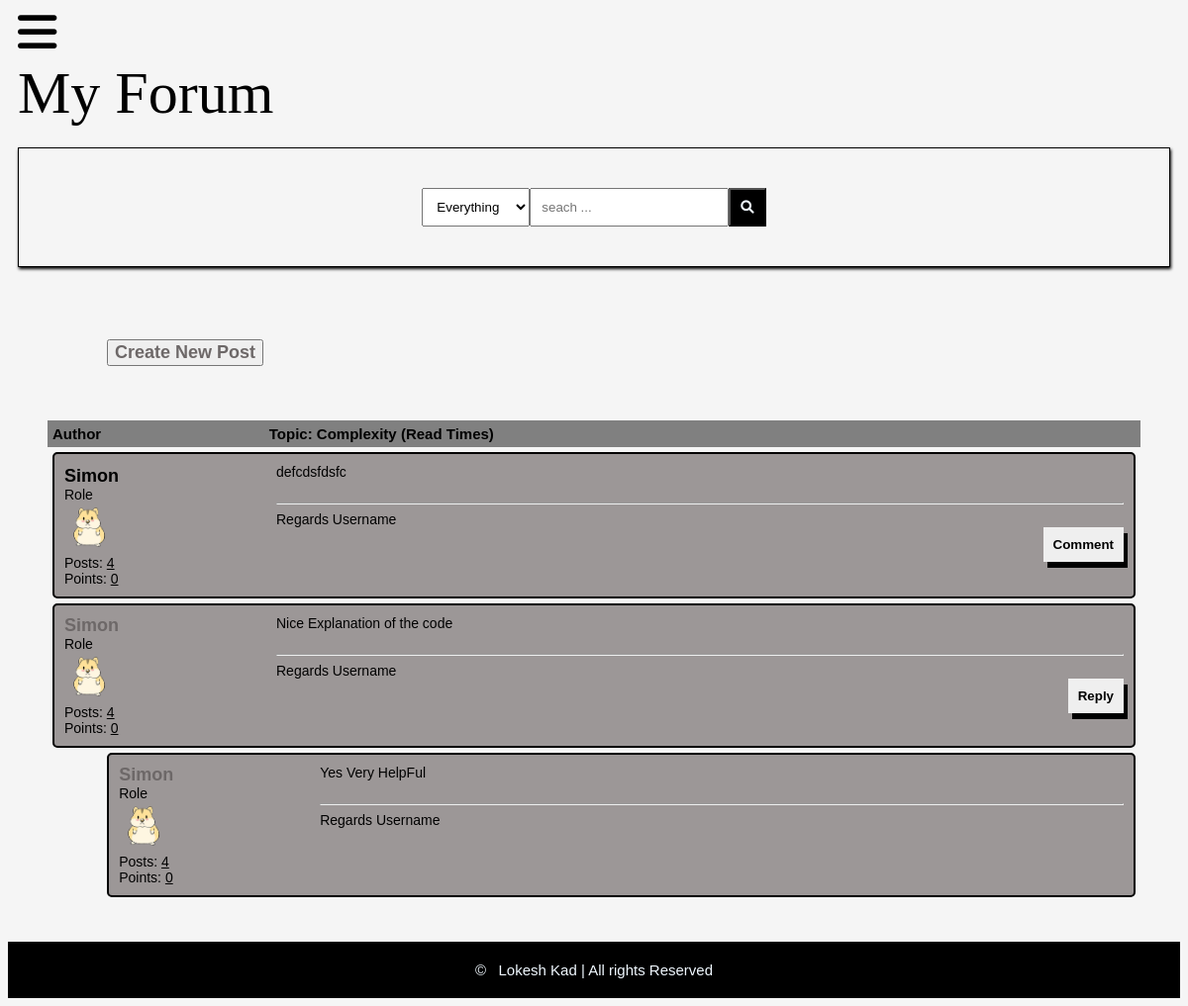
The page /details/complexity/ (signed in) on the database its author committed.
### posts/models.py (models this page shows, shortened)
class Post(models.Model):
    title=models.CharField(max_length=400)
    slug=models.SlugField(max_length=400,unique=True,blank=True)
    user=models.ForeignKey(Author,on_delete=models.CASCADE)
    content=HTMLField()
    categories=models.ManyToManyField(Category)
    date=models.DateTimeField(auto_now_add=True)
    approved=models.BooleanField(default=False)
    hit_count_generic=GenericRelation(HitCount,object_id_field='object_pk',related_query_name='hit_count_generic_relation')
    tag=TaggableManager()
    comments=models.ManyToManyField(Comment,blank=True)
    approved = models.BooleanField(default=True)

class Author(models.Model):
    user=models.ForeignKey(User,on_delete=models.CASCADE)
    fullname=models.CharField(max_length=40,blank=True)
    slug=models.SlugField(max_length=400,unique=True,blank=True)
    bio=HTMLField()
    points=models.IntegerField(default=0)
    profile_pic=ResizedImageField(size=[50,80],quality=100,upload_to="authors",default=None,null=True,blank=True)
    def num_posts(self):
        return Post.objects.filter(user=self).count()

class Comment(models.Model):
    user=models.ForeignKey(Author,on_delete=models.CASCADE)
    content =models.TextField()
    date=models.DateTimeField(auto_now_add=True)
    replies=models.ManyToManyField(Reply,blank=True)

class Reply(models.Model):
    user=models.ForeignKey(Author,on_delete=models.CASCADE)
    content =models.TextField()
    date=models.DateTimeField(auto_now_add=True)
    class Meta:
        verbose_name_plural="replies"

### posts/views.py (the view, shortened to what this page needs)
# urls.py: path('details/<slug:slug>/' , views.details,name='detail'),
@login_required
def details(request, slug):
    post = get_object_or_404(Post, slug=slug)
    update_views(request,post)
    update_views(request,post)
    return render(request, 'details.html', {'post': post})

### posts/utils.py (called while the page is built)
def update_views(request,object):
    context={}
    hit_count=get_hitcount_model().objects.get_for_object(object)
    hits=hit_count.hits
    hitcontext=context["hitcount"]={"pk":hit_count.pk}
    hit_count_response=HitCountMixin.hit_count(request,hit_count)
    if hit_count_response.hit_counted:
        hits=hits+1
        hitcontext["hitcounted"]=hit_count_response.hit_counted
        hitcontext["hit_message"]=hit_count_response.hit_message
        hitcontext["total_hits"]=hits

### template/details.html (shortened to what this page needs)
{%extends 'base.html'%}
{%load hitcount_tags%}
{%load static%}
{%block content%}
    <div class="container">
        <div class="head">
            <div class="author">Author</div>
            <div class="content">Topic: {{post.title}} (Read {%get_hit_count for post%} Times)</div>
        </div>
        <div class="body">
            <div class="author">
                <div class="username"> <a href="#">{{post.user.fullname|title}}</a></div>
                <div>Role</div>
                <img src="{% static 'hamster.png'%}" alt="">
                <div>Posts: <u>{{post.user.num_posts}}</u></div>
                <div>Points: <u>{{post.user.points}}</u></div>
            </div>
            <div class="content">
                {{post.content|safe}}<br><br>
                <hr>
                Regards Username
                <div class="comment">
                    <button onclick="showComment()">
                        Comment
                    </button>
                </div>
            </div>
        </div>
        {%for comment in post.comments.all%}
        <div class="comments-container">
            <div class="body">
                <div class="author">
                    <div class="AnotherUser"> <a href="#">{{comment.user.fullname|title}}</a></div>
                    <div>Role</div>
                    <img src="{% static 'hamster.png'%}" alt="">
                    <div>Posts: <u>{{comment.user.num_posts}}</u></div>
                    <div>Points: <u>{{comment.user.points}}</u></div>
                </div>
                <div class="content">
                    {{comment.content}} <br><br>
                    <hr>
                    Regards Username
                    <div class="comment">
                        <button onclick="showReply('comment{{comment.id}}')">
                            Reply
                        </button>
                    </div>
                </div>
            </div>
        </div>
        {%for reply in comment.replies.all%}
        <div class="comments-container" style="width: 95%;margin-left: 5%;">
            <div class="body">
                <div class="author">
                    <div class="AnotherUser"> <a href="#">{{reply.user.fullname|title}}</a></div>
                    <div>Role</div>
                    <img src="{% static 'hamster.png'%}" alt="">
                    <div>Posts: <u>{{reply.user.num_posts}}</u></div>
                    <div>Points: <u>{{reply.user.points}}</u></div>
                </div>
                <div class="content">
                    {{reply.content}} <br><br>
                    <hr>
                    Regards Username
                </div>
            </div>
        </div>
        {%endfor%}
        {%endfor%}
    </div>
    {%endblock content%}

### static/style1.css (style rules this page uses)
* { box-sizing: border-box; }
html { font-size: 14px; font-family:'Trebuchet MS', 'Lucida Sans Unicode', 'Lucida Grande', 'Lucida Sans', Arial, sans-serif; background-color: whitesmoke; }
a { color: rgb(109, 104, 104); font-weight: bolder; text-decoration: none; font-size:18px; }
.container { margin: 20px; padding: 20px; }
.head { display: flex; background-color: grey; padding: 5px; font-weight: bold; font-size: 15px; }
.author { flex:20%; }
.content { flex: 80%; }
.body { display: flex; background-color: rgb(156, 151, 151); padding: 10px; margin: 5px; border: black solid 2px; border-radius: 5px; }
.body .author .username { font-size: 20px; }
.body .author .username a { color: black; }
.body .author img { max-width: 50px; max-height: 80px; }
.body .content .comment button { border: none; padding: 10px; font-weight: bold; box-shadow: 4px 6px black; cursor: pointer; float:right; }

### rows shown on the page
Post: title "Complexity", user.fullname "Simon", user.num_posts "4", user.points "0", content "defcdsfdsfc"
Comment: user.fullname "Simon", user.num_posts "4", user.points "0", content "Nice Explanation of the code"
Reply: user.fullname "Simon", user.num_posts "4", user.points "0", content "Yes Very HelpFul"
